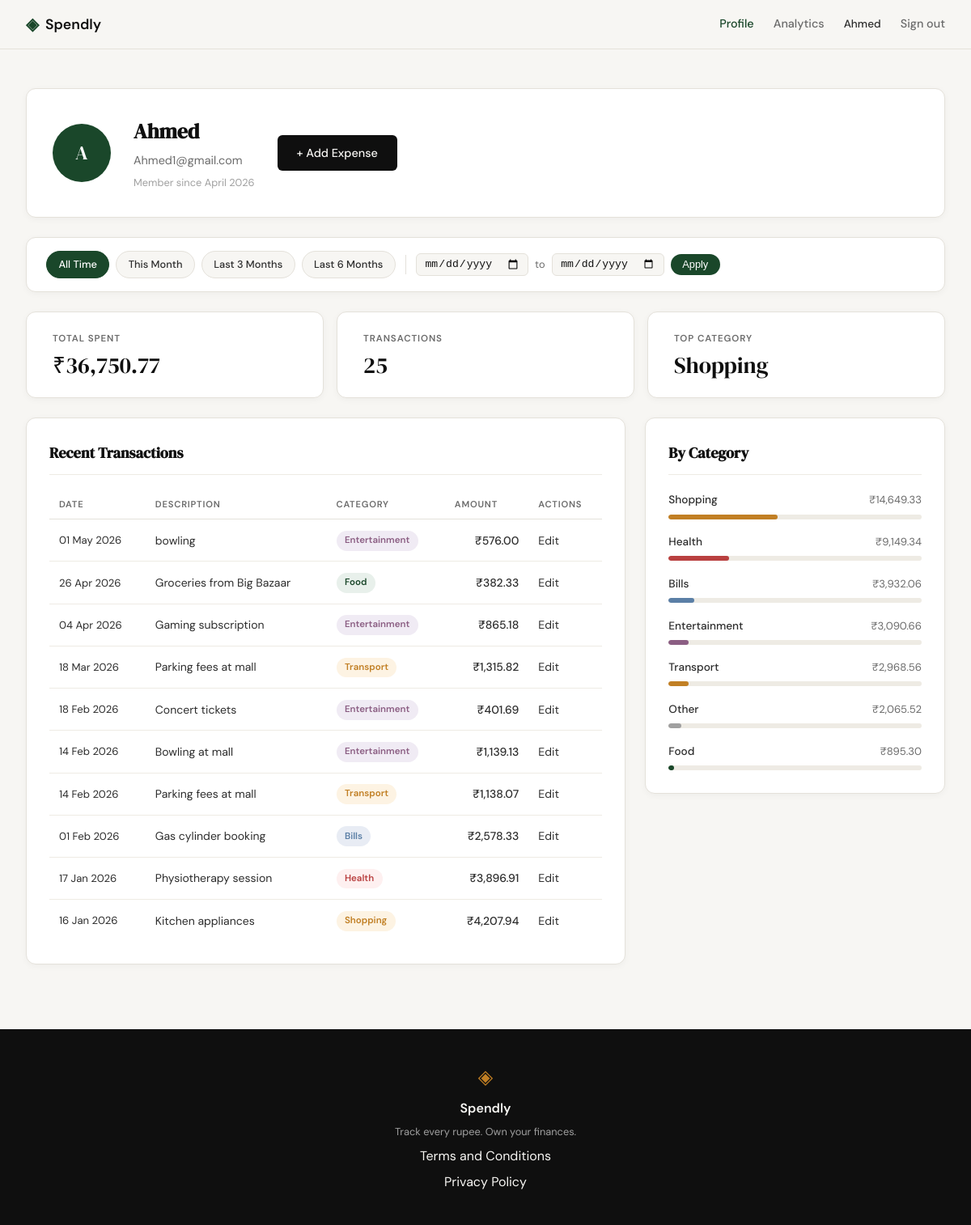
Page /profile (signed in) on the committed database.
### tables this page shows
CREATE TABLE users (
            id INTEGER PRIMARY KEY AUTOINCREMENT,
            name TEXT NOT NULL,
            email TEXT UNIQUE NOT NULL,
            password_hash TEXT NOT NULL,
            created_at TEXT DEFAULT (datetime('now')));

CREATE TABLE expenses (
            id INTEGER PRIMARY KEY AUTOINCREMENT,
            user_id INTEGER NOT NULL REFERENCES users(id),
            amount REAL NOT NULL,
            category TEXT NOT NULL,
            date TEXT NOT NULL,
            description TEXT,
            created_at TEXT DEFAULT (datetime('now')));

### app.py (the view)
@app.route("/profile")
def profile():
    if not session.get("user_id"):
        return redirect(url_for("login"))
    uid = session["user_id"]
    today = date.today()
    date_from = _parse_date(request.args.get("date_from"))
    date_to = _parse_date(request.args.get("date_to"))
    if date_from and date_to and date_from > date_to:
        flash("Start date must be before end date.", "error")
        date_from = date_to = None
    today_str = today.isoformat()
    this_month_from = today.replace(day=1).isoformat()
    this_month_to = today.replace(
        day=calendar.monthrange(today.year, today.month)[1]
    ).isoformat()
    presets = {
        "this_month": {"date_from": this_month_from, "date_to": this_month_to},
        "last_3": {"date_from": _months_ago(today, 3), "date_to": today_str},
        "last_6": {"date_from": _months_ago(today, 6), "date_to": today_str},
    }
    return render_template(
        "profile.html",
        user=get_user_by_id(uid),
        stats=get_summary_stats(uid, date_from, date_to),
        expenses=get_recent_transactions(uid, date_from=date_from, date_to=date_to),
        categories=get_category_breakdown(uid, date_from, date_to),
        date_from=date_from,
        date_to=date_to,
        presets=presets,
    )

### app.py (called while the page is built)
def _parse_date(val):
    try:
        datetime.strptime(val, "%Y-%m-%d")
        return val
    except (ValueError, TypeError):
        return None

def _months_ago(today, n):
    m, y = today.month - n, today.year
    while m <= 0:
        m += 12
        y -= 1
    return date(y, m, 1).isoformat()

### database/db.py (called while the page is built)
def get_db():
    conn = sqlite3.connect(DB_PATH)
    conn.row_factory = sqlite3.Row
    conn.execute("PRAGMA foreign_keys = ON")
    return conn

### database/queries.py (called while the page is built)
def _build_date_filter(date_from, date_to):
    if date_from and date_to:
        return "AND date BETWEEN ? AND ?", [date_from, date_to]
    return "", []

def get_user_by_id(user_id):
    conn = get_db()
    row = conn.execute(
        "SELECT id, name, email, created_at FROM users WHERE id = ?",
        (user_id,),
    ).fetchone()
    conn.close()
    if row is None:
        return None
    name = row["name"]
    initials = "".join(w[0].upper() for w in name.split() if w)
    member_since = datetime.strptime(row["created_at"], "%Y-%m-%d %H:%M:%S").strftime(
        "%B %Y"
    )
    return {
        "name": name,
        "email": row["email"],
        "initials": initials,
        "member_since": member_since,
    }

def get_recent_transactions(user_id, limit=10, date_from=None, date_to=None):
    date_clause, date_params = _build_date_filter(date_from, date_to)
    params = [user_id] + date_params + [limit]
    conn = get_db()
    rows = conn.execute(
        "SELECT id, date, description, category, amount "
        "FROM expenses "
        "WHERE user_id = ? " + date_clause + " ORDER BY date DESC, id DESC "
        "LIMIT ?",
        params,
    ).fetchall()
    conn.close()
    return [
        {
            "id": row["id"],
            "date": datetime.strptime(row["date"], "%Y-%m-%d").strftime("%d %b %Y"),
            "description": row["description"],
            "category": row["category"],
            "amount": "{:,.2f}".format(row["amount"]),
        }
        for row in rows
    ]

### templates/profile.html (shortened to what this page needs)
{% extends "base.html" %}
{% block head %}
<link rel="stylesheet" href="{{ url_for('static', filename='css/profile.css') }}">
{% endblock %}
{% block content %}
<div class="profile-page">
    <div class="profile-inner">
        <div class="profile-header-card">
            <div class="profile-avatar">{{ user.initials }}</div>
            <div class="profile-info">
                <h1 class="profile-name">{{ user.name }}</h1>
                <p class="profile-email">{{ user.email }}</p>
                <p class="profile-since">Member since {{ user.member_since }}</p>
            </div>
            <a href="{{ url_for('add_expense') }}" class="btn-primary profile-add-btn">+ Add Expense</a>
        </div>
        <div class="filter-bar">
            <div class="filter-presets">
                <a href="{{ url_for('profile') }}"
                   class="filter-preset-btn{% if not date_from and not date_to %} filter-preset-btn--active{% endif %}">
                    All Time
                </a>
                <a href="{{ url_for('profile', date_from=presets.this_month.date_from, date_to=presets.this_month.date_to) }}"
                   class="filter-preset-btn{% if date_from == presets.this_month.date_from and date_to == presets.this_month.date_to %} filter-preset-btn--active{% endif %}">
                    This Month
                </a>
                <a href="{{ url_for('profile', date_from=presets.last_3.date_from, date_to=presets.last_3.date_to) }}"
                   class="filter-preset-btn{% if date_from == presets.last_3.date_from and date_to == presets.last_3.date_to %} filter-preset-btn--active{% endif %}">
                    Last 3 Months
                </a>
                <a href="{{ url_for('profile', date_from=presets.last_6.date_from, date_to=presets.last_6.date_to) }}"
                   class="filter-preset-btn{% if date_from == presets.last_6.date_from and date_to == presets.last_6.date_to %} filter-preset-btn--active{% endif %}">
                    Last 6 Months
                </a>
            </div>
            <form class="filter-form" method="GET" action="{{ url_for('profile') }}">
                <input type="date" name="date_from" class="filter-date-input"
                       value="{{ date_from or '' }}">
                <span class="filter-to-label">to</span>
                <input type="date" name="date_to" class="filter-date-input"
                       value="{{ date_to or '' }}">
                <button type="submit" class="filter-apply-btn">Apply</button>
            </form>
        </div>
        <div class="profile-stats">
            <div class="stat-card">
                <span class="stat-label">Total Spent</span>
                <span class="stat-value">₹{{ stats.total }}</span>
            </div>
            <div class="stat-card">
                <span class="stat-label">Transactions</span>
                <span class="stat-value">{{ stats.count }}</span>
            </div>
            <div class="stat-card">
                <span class="stat-label">Top Category</span>
                <span class="stat-value">{{ stats.top_category }}</span>
            </div>
        </div>
        <div class="profile-grid">
            <div class="profile-section">
                <div class="section-title-row">
                    <h2 class="section-title">Recent Transactions</h2>
                </div>
                <div class="tx-table-wrapper">
                    <table class="tx-table">
                        <thead>
                            <tr>
                                <th>Date</th>
                                <th>Description</th>
                                <th>Category</th>
                                <th class="tx-amount-col">Amount</th>
                                <th>Actions</th>
                            </tr>
                        </thead>
                        <tbody>
                            {% for tx in expenses %}
                            <tr>
                                <td class="tx-date">{{ tx.date }}</td>
                                <td class="tx-desc">{{ tx.description }}</td>
                                <td>
                                    <span class="cat-badge cat-badge--{{ tx.category | lower }}">
                                        {{ tx.category }}
                                    </span>
                                </td>
                                <td class="tx-amount">₹{{ tx.amount }}</td>
                                <td class="tx-actions">
                                    <a href="{{ url_for('edit_expense', id=tx.id) }}" class="tx-edit-link">Edit</a>
                                </td>
                            </tr>
                            {% endfor %}
                        </tbody>
                    </table>
                </div>
            </div>
            <div class="profile-section">
                <h2 class="section-title">By Category</h2>
                <div class="category-list">
                    {% for cat in categories %}
                    <div class="cat-row">
                        <div class="cat-row-header">
                            <span class="cat-row-name">{{ cat.name }}</span>
                            <span class="cat-row-amount">₹{{ cat.amount }}</span>
                        </div>
                        <div class="cat-bar-track">
                            <div class="cat-bar cat-bar--{{ cat.name | lower }}"
                                 style="width: {{ cat.percent }}%"></div>
                        </div>
                    </div>
                    {% endfor %}
                </div>
            </div>
        </div>
    </div>
</div>
{% endblock %}

### templates/base.html (shortened to what this page needs)
<!DOCTYPE html>
<html lang="en">
<head>
    <link rel="stylesheet" href="{{ url_for('static', filename='css/style.css') }}">
    {% block head %}{% endblock %}
</head>
<body>
    <nav class="navbar">
        <div class="nav-inner">
            <a href="{{ url_for('landing') }}" class="nav-brand">
                <span class="brand-icon">◈</span>
                <span class="brand-name">Spendly</span>
            </a>
            <div class="nav-links">
                {% if session.user_id %}
                <a href="{{ url_for('profile') }}" class="{% if request.endpoint == 'profile' %}nav-link-active{% endif %}">Profile</a>
                <a href="{{ url_for('analytics') }}" class="{% if request.endpoint == 'analytics' %}nav-link-active{% endif %}">Analytics</a>
                <span class="nav-username">{{ session.user_name }}</span>
                <a href="{{ url_for('logout') }}">Sign out</a>
                {% else %}
                <a href="{{ url_for('login') }}">Sign in</a>
                <a href="{{ url_for('register') }}" class="nav-cta">Get started</a>
                {% endif %}
            </div>
        </div>
    </nav>
    <main class="main-content">
        {% block content %}{% endblock %}
    </main>
    <footer class="footer">
        <div class="footer-inner">
            <span class="brand-icon">◈</span>
            <span class="footer-name">Spendly</span>
            <p class="footer-copy">Track every rupee. Own your finances.</p>
            <a href="/terms">Terms and Conditions</a>
            <a href="/privacy">Privacy Policy</a>
        </div>
    </footer>
</body>
</html>

### static/css/style.css (style rules this page uses)
:root { --ink: #0f0f0f; --ink-soft: #2d2d2d; --ink-muted: #6b6b6b; --ink-faint: #a0a0a0; --paper: #f7f6f3; --paper-warm: #f0ede6; --paper-card: #ffffff; --accent: #1a472a; --accent-light: #e8f0eb; --accent-2: #c17f24; --accent-2-light: #fdf3e3; --danger: #c0392b; --danger-light: #fdecea; --border: #e4e1da; --border-soft: #eeebe4; --font-display: 'DM Serif Display', Georgia, serif; --font-body: 'DM Sans', system-ui, sans-serif; --max-width: 1200px; --auth-width: 440px; --radius-sm: 6px; --radius-md: 12px; --radius-lg: 20px; }
*, *::before, *::after { box-sizing: border-box; margin: 0; padding: 0; }
html { font-size: 16px; scroll-behavior: smooth; }
body { background: var(--paper); color: var(--ink); font-family: var(--font-body); font-size: 1rem; line-height: 1.6; -webkit-font-smoothing: antialiased; }
a { color: inherit; text-decoration: none; }
.navbar { position: sticky; top: 0; z-index: 100; background: var(--paper); border-bottom: 1px solid var(--border); padding: 0 2rem; }
.nav-inner { max-width: var(--max-width); margin: 0 auto; height: 60px; display: flex; align-items: center; justify-content: space-between; }
.nav-brand { display: flex; align-items: center; gap: 0.5rem; font-family: var(--font-body); font-weight: 600; font-size: 1.1rem; color: var(--ink); }
.brand-icon { color: var(--accent); font-size: 1.3rem; }
.brand-name { color: var(--ink); }
.nav-links { display: flex; align-items: center; gap: 1.5rem; font-size: 0.9rem; font-weight: 500; }
.nav-links a { color: var(--ink-muted); transition: color 0.2s; }
.nav-link-active { color: var(--accent) !important; font-weight: 500; }
.main-content { min-height: calc(100vh - 60px - 100px); }
.btn-primary { display: inline-block; background: var(--ink); color: var(--paper); padding: 0.65rem 1.5rem; border-radius: var(--radius-sm); font-family: var(--font-body); font-size: 0.9rem; font-weight: 500; cursor: pointer; border: none; transition: background 0.2s; text-decoration: none; }
.footer { background: var(--ink); color: var(--paper); padding: 2.5rem 2rem; text-align: center; }
.footer-inner { display: flex; flex-direction: column; align-items: center; gap: 0.4rem; }
.footer .brand-icon { color: var(--accent-2); font-size: 1.5rem; }
.footer-name { font-weight: 600; font-size: 1rem; }
.footer-copy { font-size: 0.8rem; color: var(--ink-faint); }

### rows in the picture
users: user_name "Ahmed", name "Ahmed", email "Ahmed1@gmail.com"
expenses: date "01 May 2026", description "bowling", category "Entertainment", amount "576.00"
expenses: date "26 Apr 2026", description "Groceries from Big Bazaar", category "Food", amount "382.33"
expenses: date "04 Apr 2026", description "Gaming subscription", category "Entertainment", amount "865.18"
expenses: date "18 Mar 2026", description "Parking fees at mall", category "Transport", amount "1,315.82"
expenses: date "18 Feb 2026", description "Concert tickets", category "Entertainment", amount "401.69"
expenses: date "14 Feb 2026", description "Bowling at mall", category "Entertainment", amount "1,139.13"
expenses: date "14 Feb 2026", description "Parking fees at mall", category "Transport", amount "1,138.07"
expenses: date "01 Feb 2026", description "Gas cylinder booking", category "Bills", amount "2,578.33"
expenses: date "17 Jan 2026", description "Physiotherapy session", category "Health", amount "3,896.91"
expenses: date "16 Jan 2026", description "Kitchen appliances", category "Shopping", amount "4,207.94"

### other values in the picture
{{ user.initials }} "A"
{{ user.member_since }} "April 2026"
{{ stats.total }} "36,750.77"
{{ stats.count }} "25"
{{ stats.top_category }} "Shopping"
{{ cat.name }} "Shopping" "Health" "Bills" "Entertainment" "Transport" "Other" "Food"
{{ cat.amount }} "14,649.33" "9,149.34" "3,932.06" "3,090.66" "2,968.56" "2,065.52" "895.30"
